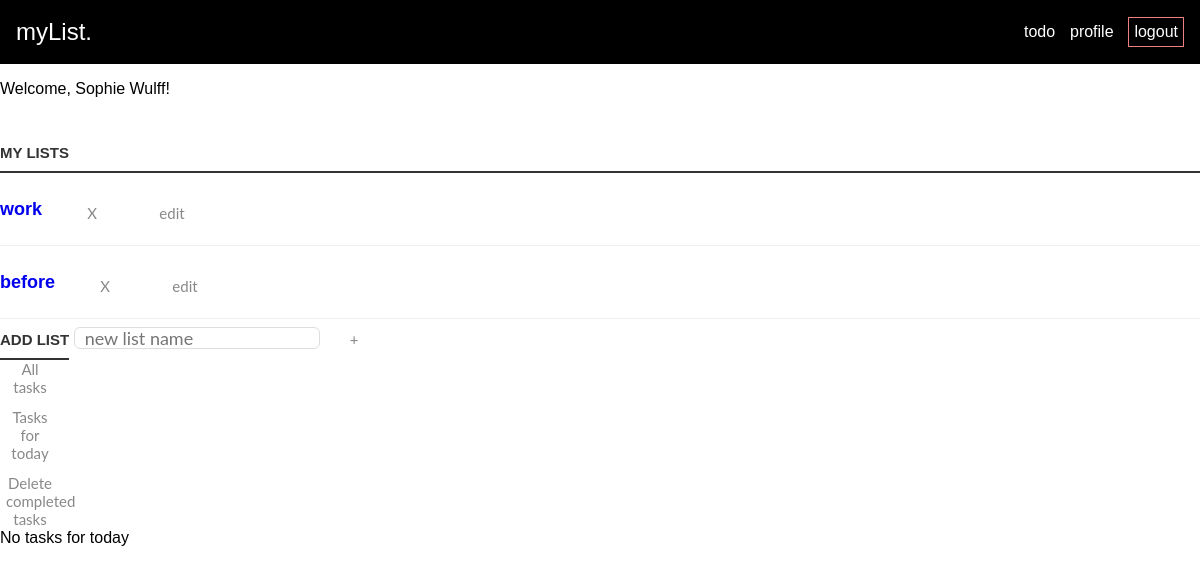
The page /loggedin.php (signed in) on the database as committed earlier.
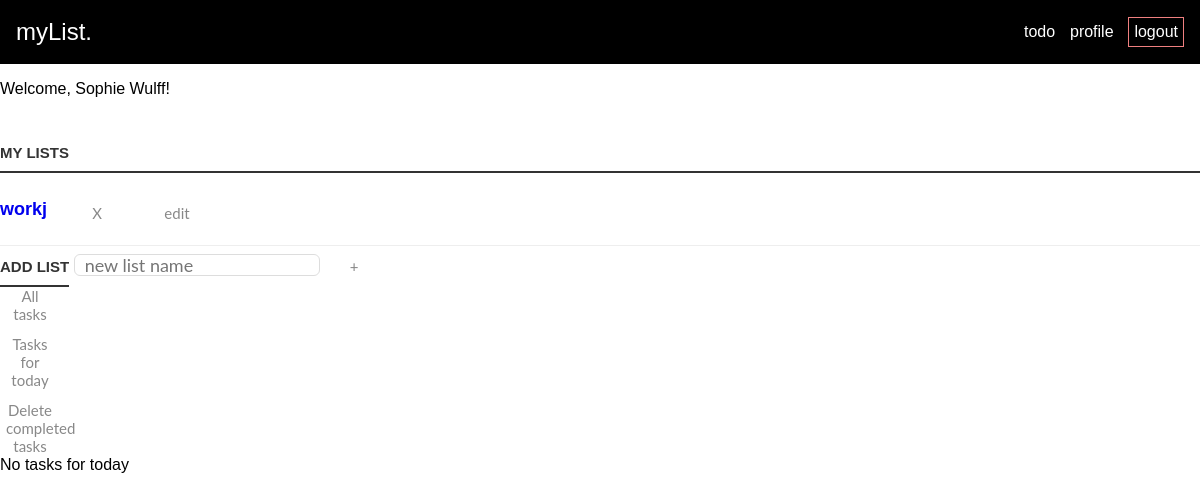
The same page on the database as committed later.
### tables this page shows
CREATE TABLE lists (
id INTEGER PRIMARY KEY AUTOINCREMENT,
title VARCHAR,
created_at DATETIME DEFAULT CURRENT_TIMESTAMP,
user_id INTEGER,
FOREIGN KEY(user_id) REFERENCES users(id)
);

### app/functions.php (called while the page is built, shortened)
<?php
function get_lists(object $database)
{
    $user_id = $_SESSION['user']['id'];
    $statement = $database->prepare("SELECT * FROM lists WHERE user_id = :id");
    $statement->bindParam(':id', $user_id, PDO::PARAM_INT);
    $statement->execute();
    $lists = $statement->fetchAll(PDO::FETCH_ASSOC);
    return $lists;
}

### loggedin.php (the view, shortened to what this page needs)
<?php
require __DIR__ . '/app/autoload.php';
require __DIR__ . '/views/header.php';
?>
<?php if (isset($_SESSION['user'])) : ?>
    <p>Welcome, <?= $_SESSION['user']['name']; ?>!</p>
<?php
endif; ?>
<div class="loggedin-container">
    <h3>My Lists</h2>
        <div class="list-container">
            <ul>
                <?php
                $lists = get_lists($database);
                foreach ($lists as $list) : ?>
                    <?php
                    $title = $list['title'];
                    $id = $list['id'];
                    ?>
                    <li>
                        <a href="loggedin.php?id=<?= $id; ?>&title=<?= $title; ?>"><?php echo $title ?></a>
                        <form action="/app/lists/delete.php" method="post">
                            <button class="loggedin-btn">X</button>
                        </form>
                        <form action="/edit-list.php" method="post">
                            <button class="loggedin-btn" name="edit-list" type="submit" value="<?= $id ?>">edit</button>
                        </form>
                    </li>
                <?php endforeach ?>
            </ul>
        </div>
        <form action="/app/lists/create.php" method="post">
            <label for="title">Add list</label>
            <input id="title" name="title" type="text" class="new-list" placeholder="new list name" aria-label="new list name" />
            <button class="loggedin-btn">+</button>
        </form>
        <div class="show-stuff">
            <form action="/loggedin.php" method="post">
                <button name="all-tasks" type="submit" class="loggedin-btn">All tasks</button>
            </form>
            <form action="/loggedin.php" method="post">
                <button name="tasks-for-today" type="submit" class="loggedin-btn">Tasks for today</button>
            </form>
            <form action="/loggedin.php" method="post">
                <button class="loggedin-btn">Delete completed tasks</button>
            </form>
        </div>
        <?php $tasksToday = get_tasks_done_doday($database);
        if (isset($_POST['tasks-for-today'])) : ?>
            <div class="task-container">
                <h3>Todo</h3>
                <ul>
                    <?php foreach ($tasksToday as $taskToday) : ?>
                        <li>
                            <form action="/app/tasks/completed.php" method="POST">
                                <input type="hidden" value="<?= $taskToday['id'] ?>" name="id" />
                                <input type="checkbox" name="is_completed" value="<?= $taskToday['id'] ?>" name="id" />
                                <label for="is_completed">
                                    <?= $taskToday['title']; ?>
                                </label>
                                <div>
                                    <button type="submit">Submit</button>
                                </div>
                            </form>
                            <form action="/edit-tasks.php" method="post">
                                <input type="hidden" value="<?= $task['id'] ?>" name="id" />
                                <button class="loggedin-btn" type="submit">EDIT</button>
                            </form>
                            <form action="/app/tasks/delete.php" method="post">
                                <button class="loggedin-btn" name="delete-task" type="submit" value="<?= $task['id'] ?>">Delete</button>
                            </form>
                            <div class="info-about-task">
                                <p>description: <?php echo $taskToday['content'] ?></p>
                                <p>deadline: <?php echo $taskToday['deadline_at'] ?></p>
                                <p>list: <?php echo $taskToday['list_id'] ?></p>
                            </div>
                        </li>
                    <?php endforeach; ?>
                </ul>
            </div>
        <?php else : echo 'No tasks for today'
        ?>
        <?php endif;
        ?>
</div>
<?php require __DIR__ . '/views/footer.php'; ?>

### views/header.php (shortened to what this page needs)
<!DOCTYPE html>
<html lang="en">
<head>
    <link rel="stylesheet" href="assets/styles/style.css">
    <link rel="stylesheet" href="assets/styles/header.css">
    <link rel="stylesheet" href="assets/styles/footer.css">
    <link rel="stylesheet" href="assets/styles/signup.css">
    <link rel="stylesheet" href="assets/styles/profile.css">
    <link rel="stylesheet" href="assets/styles/loggedin.css">
</head>
<body>
    <header>
        <?php if (isset($_SESSION['user'])) { ?>
            <div class="logo"><a href="/">myList.</a></div>
            <div class="nav-buttons">
                <a href="/loggedin.php">todo</a>
                <a href="profile.php">profile</a>
                <a href="/app/users/logout.php">logout</a>
            </div>
        <?php } ?>
    </header>

### views/footer.php (shortened to what this page needs)
</body>
</html>

### assets/styles/style.css (style rules this page uses)
* { box-sizing: border-box; }
body { margin: 0; padding: 0; font-family: sans-serif; }

### assets/styles/header.css (style rules this page uses)
header { display: flex; justify-content: space-between; align-items: center; padding-right: 1rem; padding-left: 1rem; }
header { background-color: black; height: 4rem; font-family: sans-serif; }
.nav-buttons { width: 10rem; display: flex; justify-content: space-between; align-items: center; }
.nav-buttons a:last-child { border: 1px solid lightcoral; padding: 5px; }
.logo { font-size: 24px; }
header a { text-decoration: none; color: white; }

### assets/styles/loggedin.css (style rules this page uses)
.list-container li { display: flex; align-items: center; gap: 20px; font-size: 24px; }
.list-container a { text-decoration: none; font-size: 18px; font-weight: 600; }
.list-container ul, .task-container ul { margin: 0; padding: 0; }
.loggedin-btn { background: none; border: 0px; color: #888; font-size: 15px; width: 60px; margin: 10px 0 0; font-family: Lato, sans-serif; cursor: pointer; }
.loggedin-container h3 { color: #333; font-weight: 700; font-size: 15px; border-bottom: 2px solid #333; padding: 30px 0 10px; margin: 0; text-transform: uppercase; }
input[type='text'] { margin: 0; font-size: 18px; line-height: 18px; height: 18px; padding: 10px; border: 1px solid #ddd; background: #fff; border-radius: 6px; font-family: Lato, sans-serif; color: #888; }
.list-container li, .task-container li { overflow: hidden; padding: 20px 0; border-bottom: 1px solid #eee; }
label[for='title'] { color: #333; font-weight: 700; font-size: 15px; border-bottom: 2px solid #333; padding: 30px 0 10px; margin: 0; text-transform: uppercase; width: 100%; }

Rows that differ between the two databases and show on the page:
removed lists: title "work", $id 33 (drawn)
removed lists: title "before", $id 34 (drawn)
added lists: title "workj", $id 38 (drawn)
